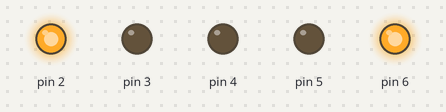
This sketch was run on a simulated Arduino Uno, built with avr-gcc and run on an emulated ATmega328P. Shown: output pins drawn as LEDs (lit = HIGH).

Above: at 1.5 s.
At 4.5 s:
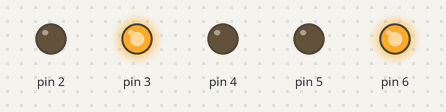
At 7.5 s:
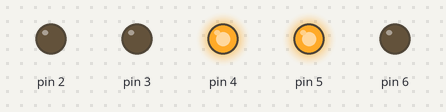
At 10.0 s:
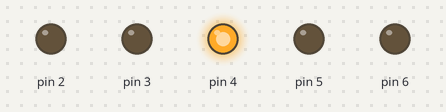
At 12.5 s:
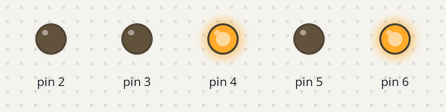
At 17.5 s:
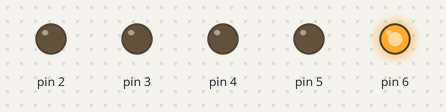
Timing chart, 0 to 18.2 s (numbered marks = the images above):
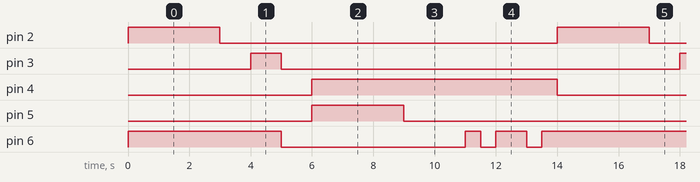

Measured:
- by itself, pin 2, pin 5: alternates HIGH for 3.0 s and LOW for 11.0 s
- by itself, pin 3: alternates HIGH for 1.0 s and LOW for 13.0 s
- by itself, pin 4: alternates HIGH for 8.0 s and LOW for 6.0 s
- by itself, pin 6: repeats every 14.0 s: LOW 6.0 s, HIGH 0.50 s, LOW 0.50 s, HIGH 1.0 s, LOW 0.50 s, HIGH 5.5 s

The sketch:

Sem_foro_Inteligente.ino
```cpp
// C++ code
//
int counter;

void setup()
{
  pinMode(2, OUTPUT);
  pinMode(6, OUTPUT);
  pinMode(3, OUTPUT);
  pinMode(4, OUTPUT);
  pinMode(5, OUTPUT);
}

void loop()
{
  digitalWrite(2, HIGH);
  digitalWrite(6, HIGH);
  digitalWrite(3, LOW);
  digitalWrite(4, LOW);
  digitalWrite(5, LOW);
  delay(3000); // Wait for 3000 millisecond(s)
  digitalWrite(2, LOW);
  delay(1000); // Wait for 1000 millisecond(s)
  digitalWrite(3, HIGH);
  delay(1000); // Wait for 1000 millisecond(s)
  digitalWrite(3, LOW);
  digitalWrite(6, LOW);
  delay(1000); // Wait for 1000 millisecond(s)
  digitalWrite(5, HIGH);
  digitalWrite(4, HIGH);
  delay(3000); // Wait for 3000 millisecond(s)
  digitalWrite(4, HIGH);
  digitalWrite(5, LOW);
  delay(2000); // Wait for 2000 millisecond(s)
  for (counter = 0; counter < 2; ++counter) {
    digitalWrite(6, HIGH);
    delay(500); // Wait for 500 millisecond(s)
    digitalWrite(6, LOW);
    delay(500); // Wait for 500 millisecond(s)
    digitalWrite(6, HIGH);
    delay(500); // Wait for 500 millisecond(s)
  }
}
```
